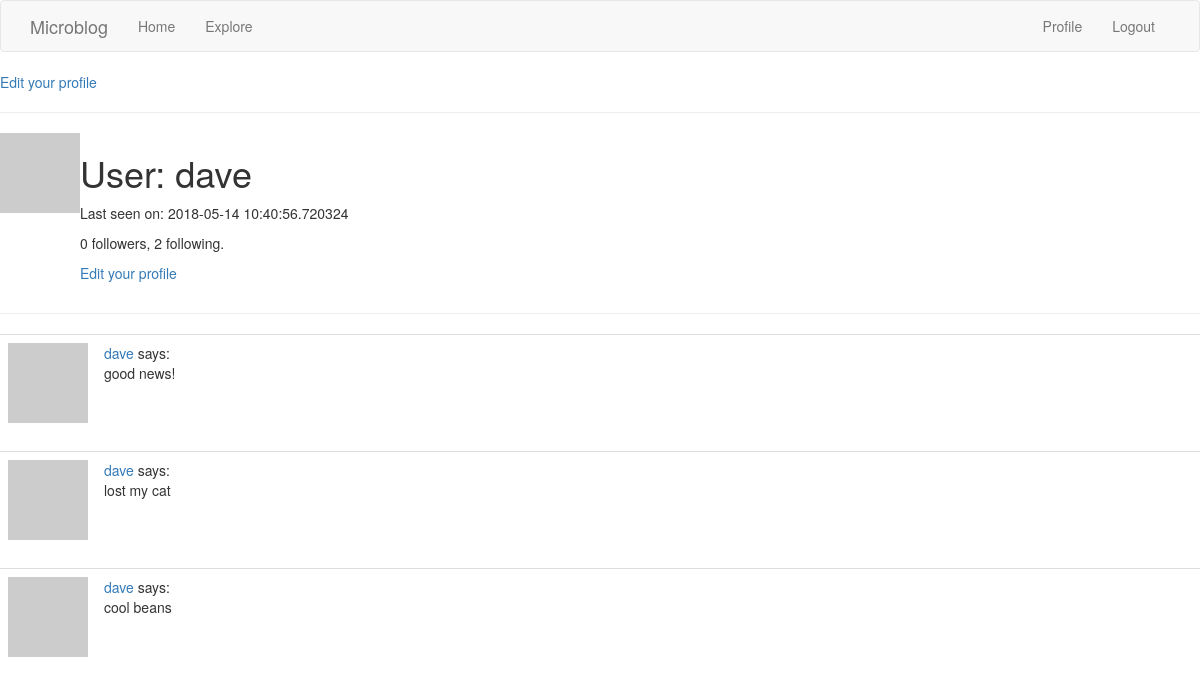
Page /user/dave (signed in) on the earlier database version.
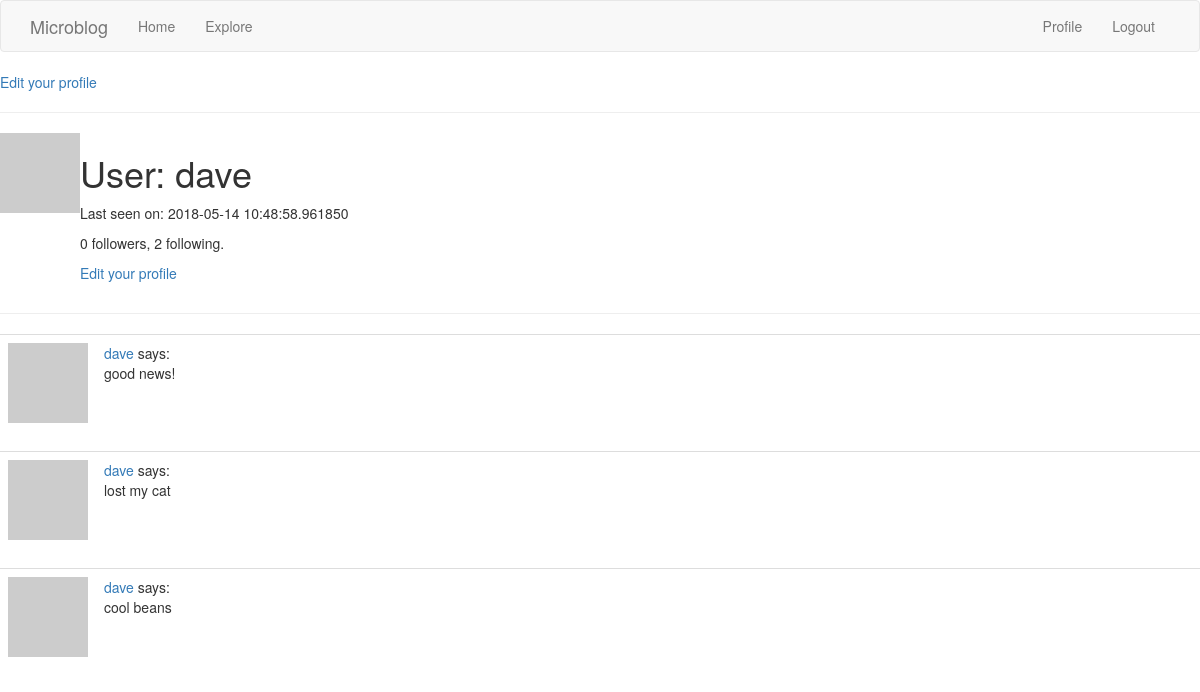
Same page on the later database version.
### app/models.py (models this page shows, shortened)
class User(UserMixin, db.Model):
    id = db.Column(db.Integer, primary_key=True)
    username = db.Column(db.String(64), index=True, unique=True)
    email = db.Column(db.String(120), index=True, unique=True)
    password_hash = db.Column(db.String(128))
    posts = db.relationship('Post', backref='author', lazy='dynamic')
    about_me = db.Column(db.String(140))
    last_seen = db.Column(db.DateTime, default=datetime.utcnow)
    def avatar(self, size):
        digest = md5(self.email.lower().encode('utf-8')).hexdigest()
        return 'https://www.gravatar.com/avatar/{}?d=identicon&s={}'.format(
            digest, size)
    followed = db.relationship(
        'User', secondary=followers,
        primaryjoin=(followers.c.follower_id == id),
        secondaryjoin=(followers.c.followed_id == id),
        backref=db.backref('followers', lazy='dynamic'), lazy='dynamic')

### app/routes.py (the view)
@app.route('/user/<username>')
@login_required
def user(username):
    user = User.query.filter_by(username=username).first_or_404()
    page = request.args.get('page', 1, type=int)
    posts = user.posts.order_by(Post.timestamp.desc()).paginate(
        page, app.config['POSTS_PER_PAGE'], False)
    next_url = url_for('user', username=user.username, page=posts.next_num) \
        if posts.has_next else None
    prev_url = url_for('user', username=user.username, page=posts.prev_num) \
        if posts.has_prev else None
    return render_template('user.html', user=user, posts=posts.items,
                           next_url=next_url, prev_url=prev_url)

### app/models.py (called while the page is built)
@login.user_loader
def load_user(id):
    return User.query.get(int(id))

### app/routes.py (called while the page is built)
@app.before_request
def before_request():
    if current_user.is_authenticated:
        current_user.last_seen = datetime.utcnow()
        db.session.commit()

### app/templates/user.html (shortened to what this page needs)
{% extends "base.html" %}
{% block content %}
    {% if user == current_user %}
    <p><a href="{{ url_for('edit_profile') }}">Edit your profile</a></p>
    <hr>
    {% endif %}
    <table>
        <tr valign="top">
            <td><img src="{{ user.avatar(128) }}"></td>
            <td>
       <h1>User: {{ user.username }}</h1>
        {% if user.last_seen %}<p>Last seen on: {{ user.last_seen }}</p>{% endif %}
        <p>{{ user.followers.count() }} followers, {{ user.followed.count() }} following.</p>
        {% if user == current_user %}
        <p><a href="{{ url_for('edit_profile') }}">Edit your profile</a></p>
        {% elif not current_user.is_following(user) %}
        <p><a href="{{ url_for('follow', username=user.username) }}">Follow</a></p>
        {% else %}
        <p><a href="{{ url_for('unfollow', username=user.username) }}">Unfollow</a></p>
        {% endif %}
            </td>
        </tr>
    </table>
    <hr>
    {% for post in posts %}
        {% include '_post.html' %}
    {% endfor %}
{% endblock %}

Differences in the rows shown:
changed User "dave": last_seen "2018-05-14 10:40:56.720324" → "2018-05-14 10:48:58.961850"
